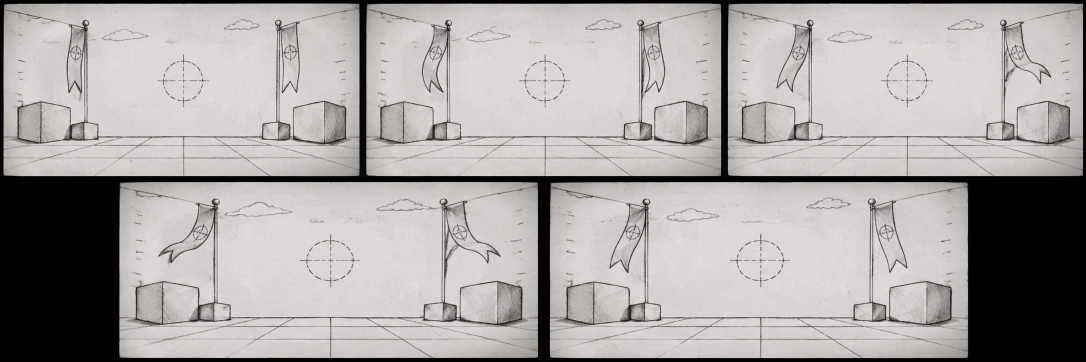
#> input picture src/assets/scenes/sala-treino/source/training-room-sheet.png, 2172 x 724 px (shown at 1/2 size)
$ python prepare-training-stage.py
#> lines starting #> are read from the running program, lines starting #| are printed output that depends on the picture
#!/usr/bin/env python3
"""Prepare the supplied five-frame room with Upscayl and a stationary background."""
import argparse
import json
import subprocess
import tempfile
from pathlib import Path

from PIL import Image, ImageDraw, ImageFilter

ROOT = Path(__file__).resolve().parents[1]
STAGE = ROOT / 'src/assets/scenes/sala-treino'
BOXES = [(7, 7, 719, 351), (733, 7, 1445, 351), (1455, 7, 2167, 351),
         (239, 365, 1076, 717), (1100, 365, 1937, 717)]


def prepare(upscaled: Path) -> None:
    frames = [Image.open(upscaled / f'sala-{index}.png').convert('RGB') for index in range(1, 6)]
    if any(frame.size != (1424, 688) for frame in frames):
        raise ValueError('Os cinco quadros ampliados devem ter 1424 × 688 pixels.')
    # Only the flag areas change; floor, walls, props and target share one exact image.
    mask = Image.new('L', frames[0].size, 0)
    draw = ImageDraw.Draw(mask)
    draw.rounded_rectangle((105, 74, 327, 388), radius=16, fill=255)
    draw.rounded_rectangle((1105, 74, 1318, 388), radius=16, fill=255)
    mask = mask.filter(ImageFilter.GaussianBlur(6))
    for index, frame in enumerate(frames, 1):
        result = frames[0] if index == 1 else Image.composite(frame, frames[0], mask)
        result.save(STAGE / 'layers' / f'sala-{index}.png', optimize=True)
    manifest_path = STAGE / 'stage.json'
    manifest = json.loads(manifest_path.read_text())
    manifest['referenceSize'] = {'width': 1424, 'height': 688}
    manifest['groundY'] = 600
    manifest_path.write_text(json.dumps(manifest, indent=2, ensure_ascii=False) + '\n')


def main() -> None:
    parser = argparse.ArgumentParser()
    parser.add_argument('--upscaled', type=Path, help='Reuse already upscaled 1424 × 688 frames')
    parser.add_argument('--upscayl', default='/opt/Upscayl/resources/bin/upscayl-bin')
    parser.add_argument('--models', default='/opt/Upscayl/resources/models')
    args = parser.parse_args()
    if args.upscaled:
        prepare(args.upscaled)
        return
    with tempfile.TemporaryDirectory() as tmp:
        directory = Path(tmp)
        source, output = directory / 'input', directory / 'output'
        source.mkdir(); output.mkdir()
        sheet = Image.open(STAGE / 'source/training-room-sheet.png').convert('RGB')
#> sheet is the input picture: PIL image 2172x724 RGB; mean R, G, B 169.5, 166.7, 165.9
        for index, box in enumerate(BOXES, 1):
            sheet.crop(box).resize((712, 344), Image.Resampling.LANCZOS).save(source / f'sala-{index}.png')
#> this loop made 5 passes
#> pass 1, in main, `sheet.crop(box).resize((712, 344), Image.Resampling.LANCZOS).save(sour..`:
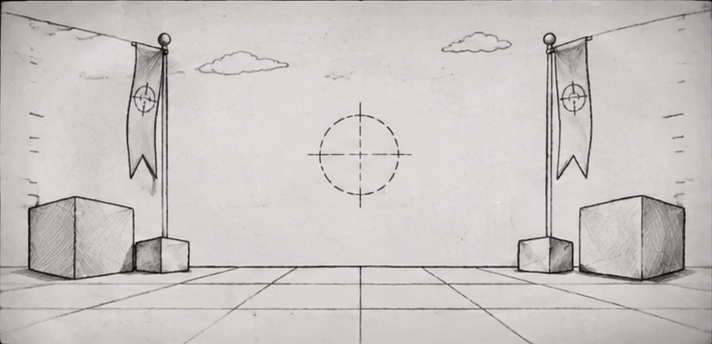
#> saved as sala-1.png: PIL image 712x344 RGB; mean R, G, B 200.8, 197.5, 196.6
#> pass 2, in main, `sheet.crop(box).resize((712, 344), Image.Resampling.LANCZOS).save(sour..`:
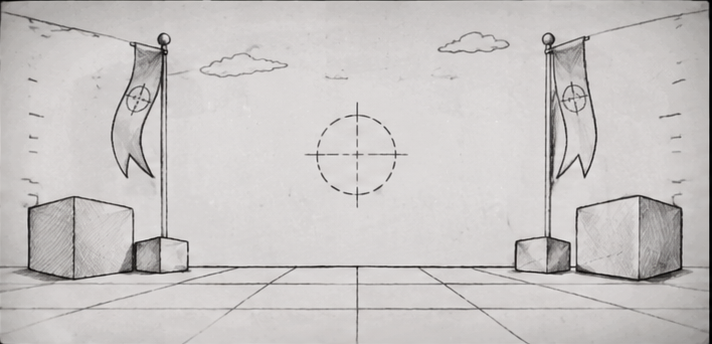
#> saved as sala-2.png: PIL image 712x344 RGB; mean R, G, B 200.1, 196.8, 195.9
        subprocess.run([args.upscayl, '-i', str(source), '-o', str(output), '-m', args.models,
                        '-n', 'high-fidelity-4x', '-s', '2', '-j', '1:2:1'], check=True)
#> (this line was passed over: subprocess is not available in this run)
        prepare(output)


if __name__ == '__main__':
#> (the run stopped early here; a loop or call above may not have finished)
